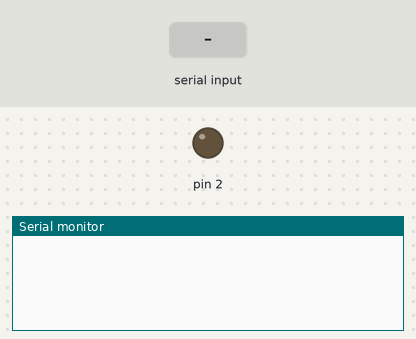
Bench run of a sketch on a simulated Arduino Mega 2560, built with avr-gcc and run on an emulated ATmega2560. On the bench: output pins drawn as LEDs (lit = HIGH), the last lines printed to the serial monitor. Inputs (shaded band) come from the test bench.

Above: at 1.2 s.
1.3 s: "90,45\n" received over the second serial link
At 1.8 s:
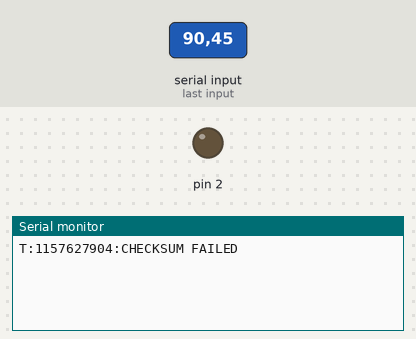
2.8 s: "5\n" received over the second serial link
At 4.1 s:
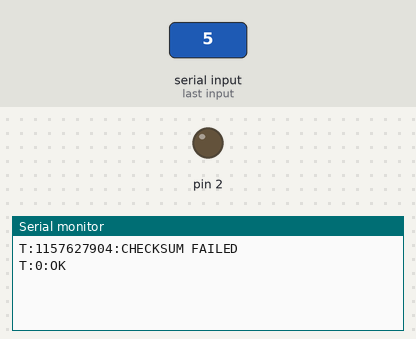

The sketch:

rfid125_1.ino
```cpp
#include <AltSoftSerial.h>
uint8_t buffer[14];
uint8_t* buffer_at;
uint8_t* buffer_end = buffer + sizeof(buffer);

String checksum;
boolean tagfound = false;
AltSoftSerial Serial1;

void setup()
{
    Serial.begin(9600);
    //Serial.println("Serial Ready");
    pinMode(2,OUTPUT);
    Serial1.begin(9600);
    //Serial.println("RFID Ready");
}

void loop()
{
    if (Serial1.available()){
        delay(20);
        buffer_at = buffer;

        while ( buffer_at < buffer_end )
        {
            *buffer_at++ = Serial1.read();
        }
        tagfound = true;
        Serial1.end();
        Serial1.begin(9600);
    }
    digitalWrite(2,tagfound);
    if (tagfound){
        buffer_at = buffer;
        uint32_t result = 0;

        // Skip the preamble
        ++buffer_at;
        // Accumulate the checksum, starting with the first value
        uint8_t checksum = rfid_get_next();
        // We are looking for 4 more values
        int i = 4;
        while(i--)
        {
            // Grab the next value
            uint8_t value = rfid_get_next();
            // Add it into the result
            result <<= 8;
            result |= value;
            // Xor it into the checksum
            checksum ^= value;
        }
        // Pull out the checksum from the data
        uint8_t data_checksum = rfid_get_next();

        // Print the result
        Serial.print("T:");
        Serial.print(result);
        if ( checksum == data_checksum )
            Serial.println(":OK");
        else
            Serial.println(":CHECKSUM FAILED");
        // We're done processing, so there is no current value

        tagfound = false;
    }

}

uint8_t rfid_get_next(void)
{
    // sscanf needs a 2-byte space to put the result but we
    // only need one byte.
    uint16_t hexresult;
    // Working space to assemble each byte
    static char byte_chars[3];
    // Pull out one byte from this position in the stream
    snprintf(byte_chars,3,"%c%c",buffer_at[0],buffer_at[1]);
    sscanf(byte_chars,"%x",&hexresult);
    buffer_at += 2;
    return static_cast<uint8_t>(hexresult);
}
```

Measured:
- after the input at 1.3 s, the serial monitor: prints a new line at once (image 1)
- after the input at 2.8 s, the serial monitor: prints a new line at once (image 2)
